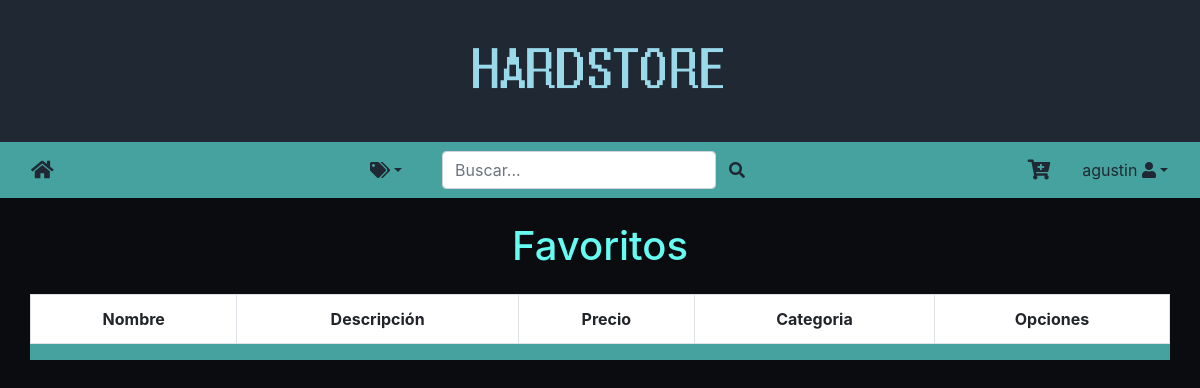
The page /LikeList/ (signed in) on the database as committed earlier.
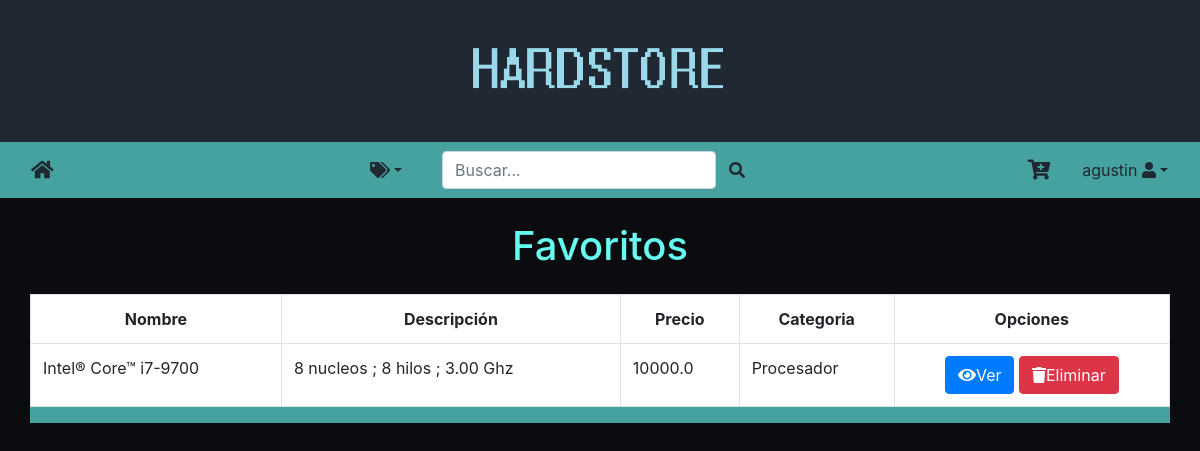
The same page on the database as committed later.
### market/models/favorito.py (models this page shows)
class Favorito(models.Model):
    producto = models.ForeignKey(Producto, null=True, on_delete=models.CASCADE)
    usuario = models.ForeignKey(CustomUser, null=True, on_delete=models.CASCADE)

### market/models/producto.py (models this page shows, shortened)
class Producto(models.Model):
    nombre = models.CharField(max_length=200, null=True)
    descripcion = models.CharField(max_length=200, null=True, blank=True)
    precio = models.FloatField(null=True)
    f_creacion = models.DateTimeField(auto_now_add=True, null=True)
    categoria = models.ForeignKey(Categoria, null=True, on_delete=models.SET_NULL)
    objects = models.Manager()  # manager default
    productos = ProductoManager()  # un manager personalizado

### market/models/categoria.py (models this page shows)
class Categoria(models.Model):
    nombre = models.CharField(max_length=200, null=True)
    def __str__(self):
        return self.nombre

### market/views/like.py (the view)
# urls.py: path('LikeList/',LikeProductList.as_view(), name='LikeList'),
class LikeProductList(LoginRequiredMixin, ListView):
    login_url = 'login'
    template_name = 'market/likeList.html'
    context_object_name = 'LikeList'
    def get_queryset(self):
        favoritos = Favorito.objects.filter(
            usuario=self.request.user)  # likeados por
        return favoritos
    def get_context_data(self, **kwargs):
        context = super().get_context_data(**kwargs)
        if(Categoria.objects.count() > 0):
            context['categorias'] = Categoria.objects.all()
            context['hayCategorias'] = True
        else:
            context['hayCategorias'] = False
        return context

### market/templates/market/likeList.html (shortened to what this page needs)
{% extends "base.html" %}
{% load static %}
{% block estilo %}
<link rel="stylesheet" href="{% static 'productosCategoria.css' %}" />
{% endblock %}
{% block content %}
<div class="text-center mt-4">
    <h1 style="color:#66fcf1">Favoritos</h1>
</div>
<div class="container mt-4 mb-4" style="background-color: #45a29e;">
    <div class="row">
        <table class="table table-hover table-bordered text-danger-center" style="background-color: white;">
            <tr class="text-center">
                <th>Nombre</th>
                <th>Descripción</th>
                <th>Precio</th>
                <th>Categoria</th>
                <th>Opciones</th>
            </tr>
            {% for like in LikeList %}
            <tr>
                <td>{{ like.producto.nombre }}</td>
                <td>{{ like.producto.descripcion }}</td>
                <td>{{ like.producto.precio }}</td>
                <td>{{ like.producto.categoria }}</td>
                <td colspan="5" class="text-center">
                    <a href="{% url 'producto-detalle' like.producto.id %}" class="btn btn-primary"><i class="fas fa-eye"></i>Ver</a>
                    <a href="{% url 'eliminar-like' like.id %}" class="btn btn-danger" data-toggle="modal" data-target="#myModal{{like.id}}"><i class="fas fa-trash"></i>Eliminar</a>
                </td>
            </tr>
            {% endfor %}
        </table>
    </div>
</div>
{% endblock %}

Rows that differ between the two databases and show on the page:
added Favorito: producto.nombre "Intel® Core™ i7-9700", producto.descripcion "8 nucleos ; 8 hilos ; 3.00 Ghz", producto.precio "10000.0", producto.categoria "Procesador"
